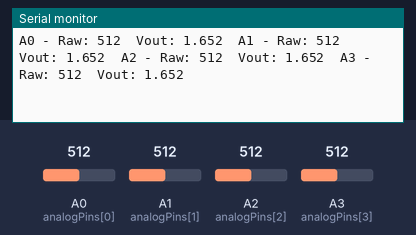
The sketch below on a simulated Arduino Uno, built with avr-gcc and run on an emulated ATmega328P. On the bench: the last lines printed to the serial monitor. Inputs (shaded band) come from the test bench; at power-on: A0 (analogPins[0]) = 512, A1 (analogPins[1]) = 512, A2 (analogPins[2]) = 512, A3 (analogPins[3]) = 512.

Above: at 1.2 s.
1.3 s: A0 (analogPins[0]) set to 111
At 1.55 s:
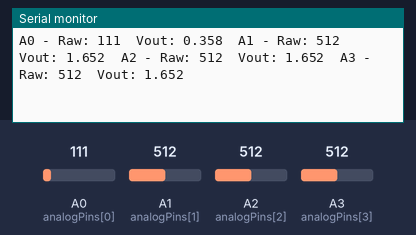
4.3 s: A0 (analogPins[0]) set to 89
At 4.41 s:
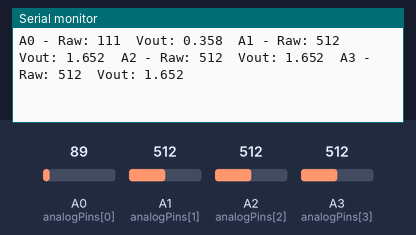
7.3 s: A1 (analogPins[1]) set to 107
At 7.39 s:
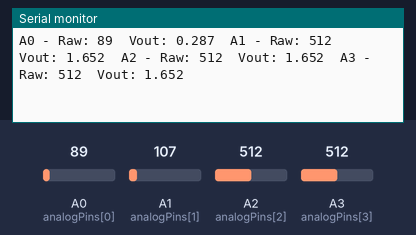
10.3 s: A1 (analogPins[1]) set to 89
At 10.36 s:
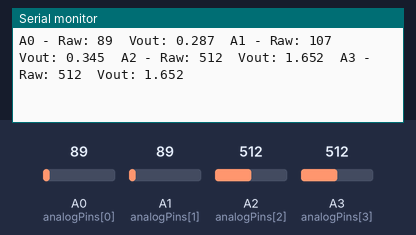
11.8 s: A2 (analogPins[2]) set to 106
At 11.91 s:
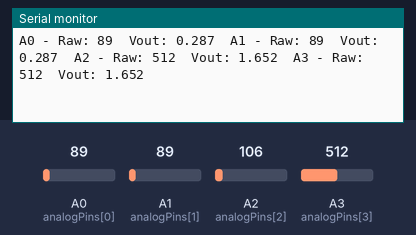
14.8 s: A2 (analogPins[2]) set to 95
At 14.87 s:
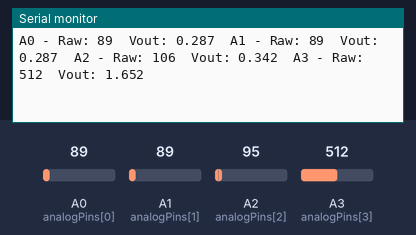
Timing chart, 0 to 17.3 s (numbered marks = the images above; inputs shaded):
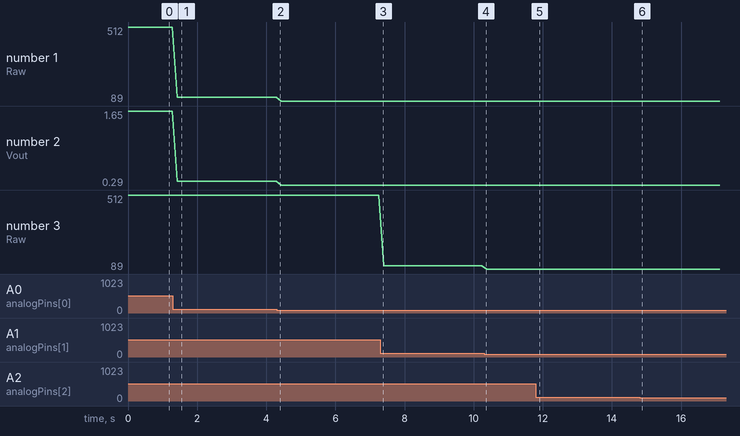

Measured:
- after the input at 1.3 s, the serial monitor: prints a new line after 0.13 s (image 1)
- plotted number 1: 512 → 111 after the input at 1.3 s, 111 → 89 after the input at 4.3 s
- plotted number 2: 1.65 → 0.36 after the input at 1.3 s, 0.36 → 0.29 after the input at 4.3 s
- plotted number 3: 512 → 107 after the input at 7.3 s

The sketch:

4_FSR_check.ino
```cpp
const float Vcc = 3.3;  // Teensy ADC reference voltage (typically 3.3 V)

// Define analog pins and their names
const int analogPins[4] = {A0, A1, A2, A3};
const char* analogNames[4] = {"A0", "A1", "A2", "A3"};

void setup() {
  Serial.begin(9600);  // Start serial communication
}

void loop() {
  for (int i = 0; i < 4; i++) {
    int raw = analogRead(analogPins[i]);
    float Vout = raw * (Vcc / 1023.0);

    Serial.print(analogNames[i]);
    Serial.print(" - Raw: ");
    Serial.print(raw);
    Serial.print("\tVout: ");
    Serial.print(Vout, 3);
    Serial.print("\t");
  }

  Serial.println();  // Newline after each complete scan
  delay(100);        // 10 Hz sampling rate
}
```
